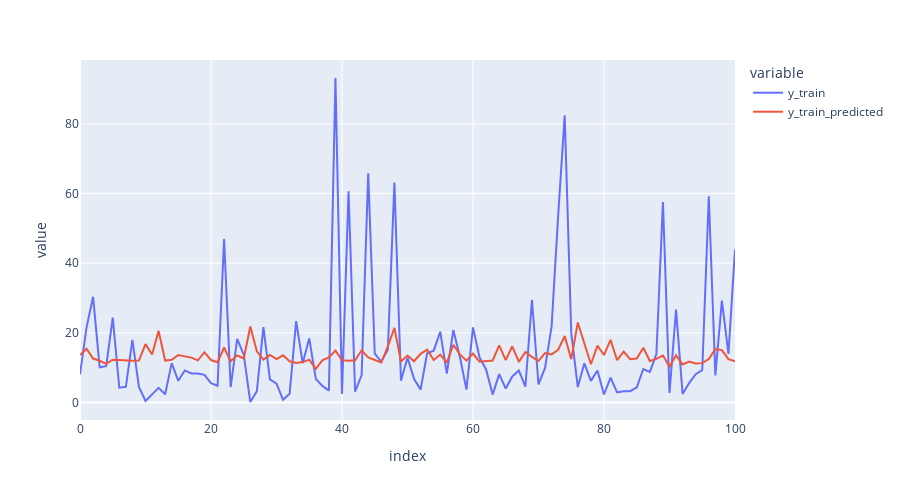

This figure's notebook cell:
### Code cell
#Créant une data frame contenant y_test et y_predicted
i = 0
j = 101
y_train_predicted_df = pd.DataFrame ( { 'y_train' : y_train[i:j], 'y_train_predicted' : y_train_predicted[i:j] } )
y_train_predicted_df.reset_index(inplace=True, drop = True )
y_train_predicted_df

#Visualisation de y_test et y_predicted
px.line ( y_train_predicted_df, x = y_train_predicted_df.index, y = ['y_train', 'y_train_predicted'], width  = 900, height = 500 )

### Figure 1 — Plotly figure (JSON) as saved in the notebook; plotly's stock layout.template omitted (floating-point values rounded to 4 significant figures)
{"data": [{"hovertemplate": "variable=y_train<br>index=%{x}<br>value=%{y}<extra></extra>", "legendgroup": "y_train", "line": {"color": "#636efa", "dash": "solid"}, "marker": {"symbol": "circle"}, "mode": "lines", "name": "y_train", "orientation": "v", "showlegend": true, "type": "scatter", "x": [0, 1, 2, 3, 4, 5, 6, 7, 8, 9, 10, 11, 12, 13, 14, 15, 16, 17, 18, 19, 20, 21, 22, 23, 24, 25, 26, 27, 28, 29, 30, 31, 32, 33, 34, 35, 36, 37, 38, 39, 40, 41, 42, 43, 44, 45, 46, 47, 48, 49, 50, 51, 52, 53, 54, 55, 56, 57, 58, 59, 60, 61, 62, 63, 64, 65, 66, 67, 68, 69, 70, 71, 72, 73, 74, 75, 76, 77, 78, 79, 80, 81, 82, 83, 84, 85, 86, 87, 88, 89, 90, 91, 92, 93, 94, 95, 96, 97, 98, 99, 100], "xaxis": "x", "y": [8.04, 21.55, 30.33, 10.08, 10.42, 24.35, 4.23, 4.49, 17.99, 4.46, 0.41, 2.33, 4.21, 2.37, 11.28, 6.22, 9.2, 8.32, 8.33, 7.92, 5.53, 4.78, 46.95, 4.42, 18.24, 13.71, 0.13, 3.21, 21.61, 6.63, 5.38, 0.75, 2.47, 23.34, 11.28, 18.42, 6.76, 4.76, 3.41, 93.15, 2.47, 60.64, 3.09, 7.87, 65.76, 14, 11.73, 15.17, 63.13, 6.24, 12.86, 6.81, 3.68, 14.13, 14.88, 20.31, 8.3, 20.8, 13.08, 3.71, 21.56, 12.93, 9.48, 2.25, 8.13, 3.98, 7.46, 9.16, 4.55, 29.48, 5.21, 9.92, 21.84, 53.57, 82.46, 19.96, 4.42, 11.24, 6.19, 9.18, 2.28, 7.12, 2.91, 3.22, 3.24, 4.33, 9.6, 8.76, 13.91, 57.56, 2.73, 26.67, 2.43, 5.57, 8.1, 9.28, 59.19, 7.76, 29.24, 13.96, 43.88], "yaxis": "y"}, {"hovertemplate": "variable=y_train_predicted<br>index=%{x}<br>value=%{y}<extra></extra>", "legendgroup": "y_train_predicted", "line": {"color": "#EF553B", "dash": "solid"}, "marker": {"symbol": "circle"}, "mode": "lines", "name": "y_train_predicted", "orientation": "v", "showlegend": true, "type": "scatter", "x": [0, 1, 2, 3, 4, 5, 6, 7, 8, 9, 10, 11, 12, 13, 14, 15, 16, 17, 18, 19, 20, 21, 22, 23, 24, 25, 26, 27, 28, 29, 30, 31, 32, 33, 34, 35, 36, 37, 38, 39, 40, 41, 42, 43, 44, 45, 46, 47, 48, 49, 50, 51, 52, 53, 54, 55, 56, 57, 58, 59, 60, 61, 62, 63, 64, 65, 66, 67, 68, 69, 70, 71, 72, 73, 74, 75, 76, 77, 78, 79, 80, 81, 82, 83, 84, 85, 86, 87, 88, 89, 90, 91, 92, 93, 94, 95, 96, 97, 98, 99, 100], "xaxis": "x", "y": [13.6, 15.43, 12.61, 11.97, 11.07, 12.26, 12.17, 12.0, 11.99, 12.02, 16.75, 13.76, 20.55, 12.02, 12.24, 13.59, 13.21, 12.88, 12.09, 14.42, 12.17, 11.56, 15.78, 11.81, 13.53, 12.62, 21.82, 14.69, 12.29, 13.66, 12.42, 13.53, 11.81, 11.33, 11.58, 12.29, 9.627, 12.07, 12.94, 14.87, 12.15, 11.99, 12.11, 14.97, 12.9, 12.28, 11.46, 16.13, 21.4, 11.76, 13.49, 11.84, 13.97, 15.14, 12.18, 13.74, 11.41, 16.57, 13.8, 12.0, 14.02, 11.71, 11.82, 12.04, 16.4, 12.16, 16.12, 11.66, 14.49, 13.06, 11.92, 14.18, 13.8, 15.12, 19.04, 12.42, 22.95, 16.67, 10.98, 16.3, 13.61, 17.95, 12.13, 14.62, 12.42, 12.59, 15.72, 11.91, 12.51, 13.46, 10.31, 13.51, 10.91, 11.76, 11.16, 11.29, 12.47, 15.32, 15.03, 12.45, 11.8], "yaxis": "y"}], "layout": {"height": 500, "legend": {"title": {"text": "variable"}, "tracegroupgap": 0}, "margin": {"t": 60}, "width": 900, "xaxis": {"anchor": "y", "domain": [0, 1], "title": {"text": "index"}}, "yaxis": {"anchor": "x", "domain": [0, 1], "title": {"text": "value"}}}}
